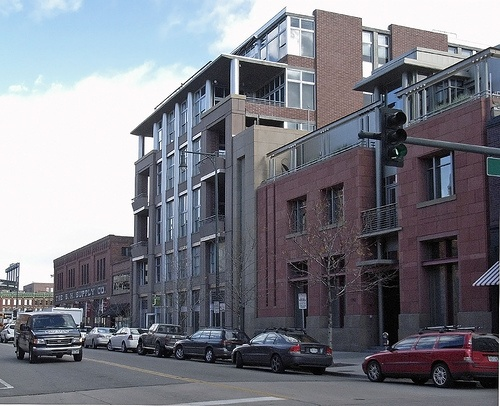
%> input picture Grouped Source Code/Libraries Used/matconvnet-1.0-beta23/examples/fast_rcnn/000004.jpg, 500 x 406 px
$ octave --eval "result = detectCorner(rgb2gray(imread('../Libraries Used/matconvnet-1.0-beta23/examples/fast_rcnn/000004.jpg')));"   (GNU Octave 9; MATLAB toolbox functions it lacks are replaced by stand-ins)
%> lines starting %> are read from the running program, lines starting %| are printed output that depends on the picture
function [r c] = detectCorner(img);
%detectCorner: Corner Detecter using Harris Method
%Input image should be grayscale

%Validation
%if nargin ~= 1
%    error('detectCorner:Input_Argument_Error','This function works with 1 input argument -img- ')
%end

%Declare needed parameters
dx = [-1 0 1; -1 0 1; -1 0 1]; % Sobel mask used for the derivative
dy = dx'; %Transpose of dx
sigma=2;
supressionWindow = 20; %window size
harrisHold = 1000000;

[xDim, yDim, zDim] = size(img); %Check if image is coloured
%> xDim = 406; yDim = 500; zDim = 1
% [10 lines of commented-out code are left out]
Ix = conv2(img, dx, 'same');    % Image derivatives
Iy = conv2(img, dy, 'same');
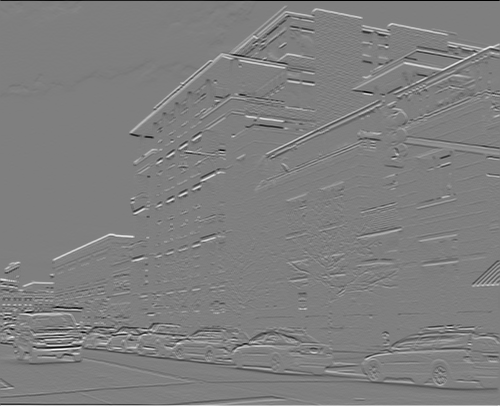
%> Iy: size 406x500 double; min -757, max 758, mean 0.5; drawn with min black and max white

%Compute image SECOND ORDER DERIVATIVE by carrying out an element wise
%multiplication of the first order derivates
Ixx = Ix.*Ix;
Ixyp = Ix.*Iy;
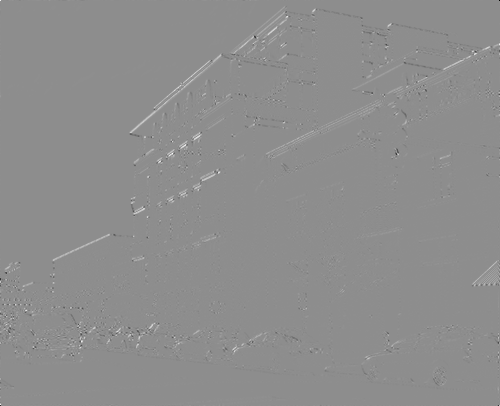
%> Ixyp: size 406x500 double; min -252004, max 200913, mean 522.7; drawn with min black and max white
Iyy = Iy.*Iy;


%To check the cornerness of each pixel of an image,a small window around
%that pixel is checked using a smooth circular window. To do this, we
%filter all three second-order derivatives by convolving them with a
%Gaussian kernel.

% Gaussian filter size = 6*sigma (+/- 3sigma). Minimum sixe 1x1.
    g = fspecial('gaussian',max(1,fix(6*sigma)), sigma);
    Ix2 = conv2(Ixx, g, 'same');
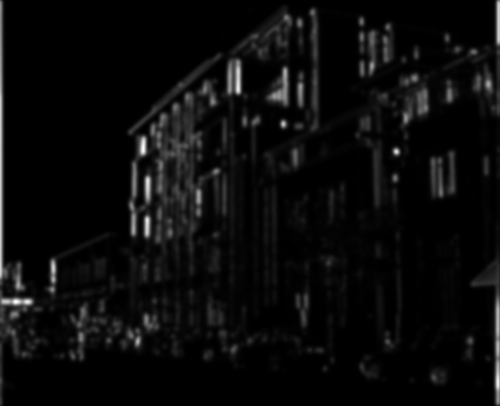
%> Ix2: size 406x500 double; min 0.000834, max 138749.1, mean 6179.1; drawn with min black and max white
    Iy2 = conv2(Iyy, g, 'same');
    Ixy = conv2(Ixyp, g, 'same');
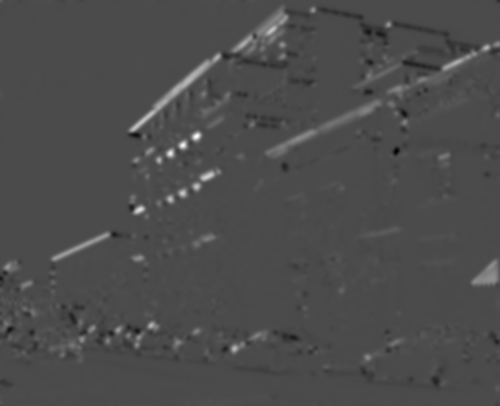
%> Ixy: size 406x500 double; min -22770.5, max 54623.8, mean 522.1; drawn with min black and max white

%we compute the values of its trace and determinant.
    det = ((Ix2.*Iy2) - (Ixy.^2));
    trace = (Ix2 + Iy2);
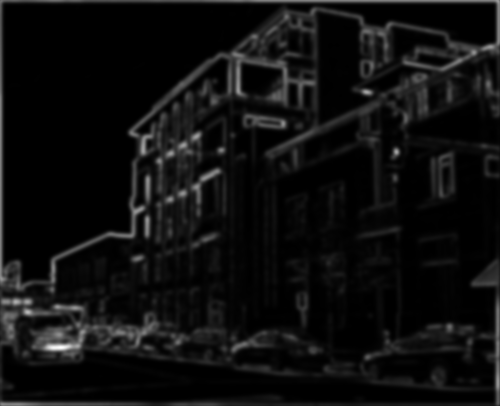
%> trace: size 406x500 double; min 0.00173, max 222827.9, mean 13380.7; drawn with min black and max white
%Find the harris response for each pixel
% R = det(M) - k(trace M)^2
k = 0.04; %Emperically computed and given by Harris
R = det -(k*((trace).^2)); % Harris corner measure

%Select corners
%The Harris response for each pixel in the image is used to determine
%whether a pixel is a corner or not through non-maximal suppression
%and thresholding

	dilated = ordfilt2(R,supressionWindow^2,ones(supressionWindow)); % Grey-scale dilate.
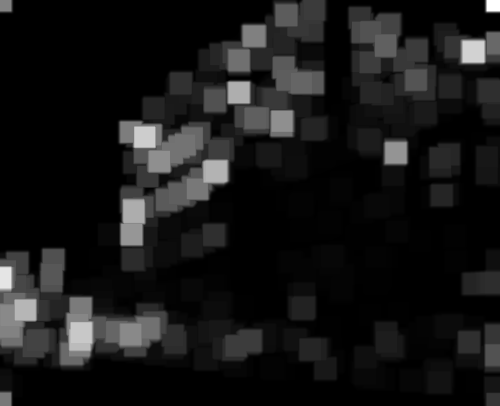
%> dilated: size 406x500 double; min -163887.2, max 3.52e+09, mean 322669268.8; drawn with min black and max white
    %By thresholding the response array with the minimum desired Harris
    %response, which,we can calculate a binary response array for which
    %only pixels with a value greater than this threshold will be true
	R = (R==dilated)&(R>harrisHold);       % Find maxima.
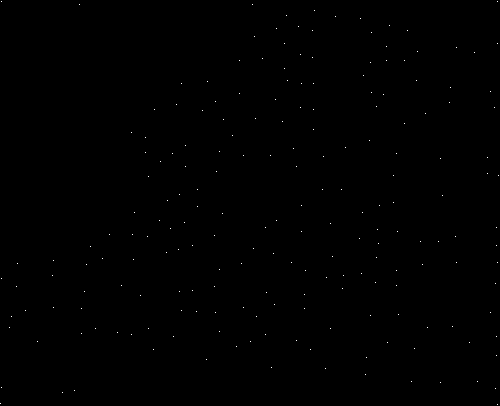
%> R: size 406x500 logical; 0.1% white in thin lines or dots

	[r,c] = find(R);                 % Find row,col coords.
%> r = 204 values from 2 to 405; c = 204 values from 1 to 499
%> `result = detectCorner(rgb2gray(imread('../Libraries Used/matconvnet-1...`: result = 204 values, max 405 at index 203, min 2 at index 2, mean 210.9
    % [6 lines of commented-out code are left out]
end %end of function
